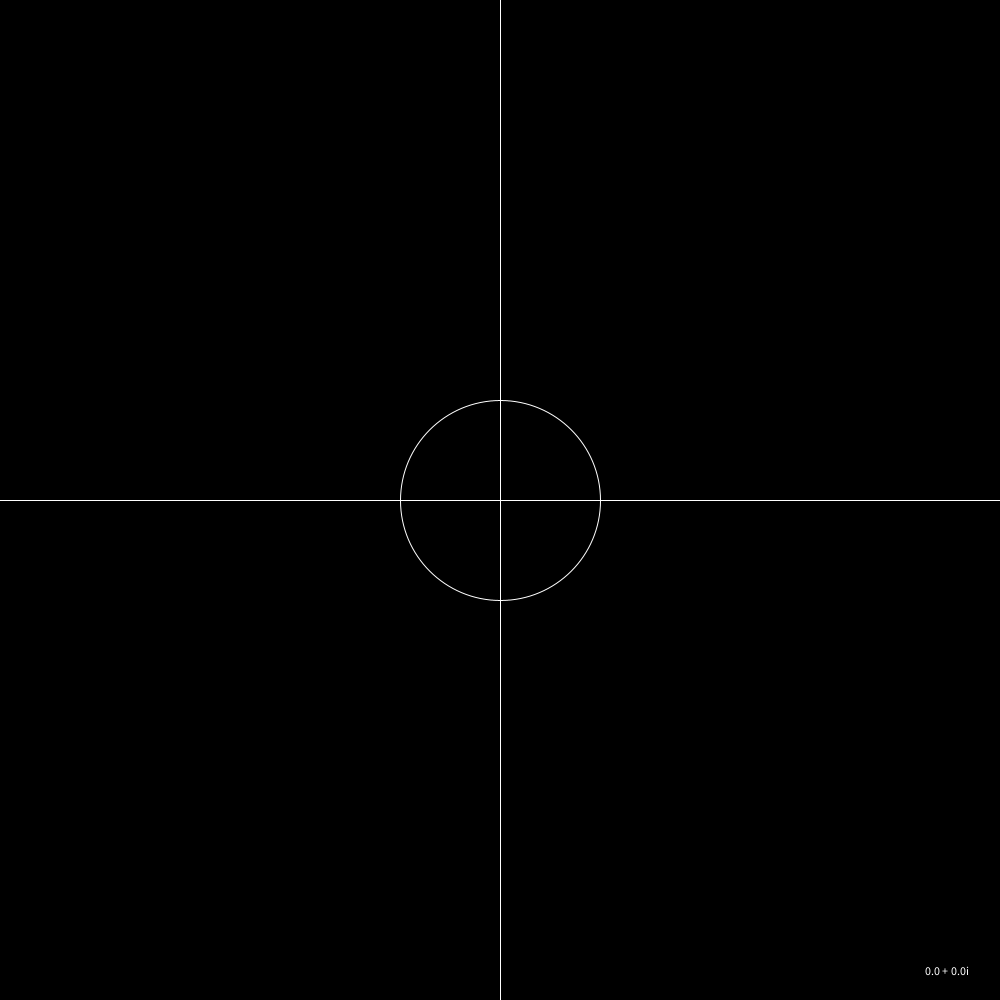
Frame 1 (no input)
Frame 60 (the mouse pressed at the canvas centre just before this capture): identical to frame 1, image omitted
Frame 120 (the mouse held since frame 60 and released just before this capture): identical to frame 1, image omitted

The Processing sketch that drew this single still picture (run headless with seeded random() and noise(); from frame 60 on, the mouse is pressed at the canvas centre):

// Processing sketch: Mandelbrot
// ── Mandelbrot.pde
PVector startingPoint;
PVector complexStart;
ArrayList<PVector> drawPoints; // in complex form

int linesNum;
int drawIndex;

void setup() {
    size(1000, 1000);

    // data members
    startingPoint = new PVector(0, 0);
    complexStart = new PVector(0, 0);
    drawPoints = new ArrayList<>();
    linesNum = 30;
    drawIndex = 0;
}

void draw() {
    // set up axes
    background(0);
    translate(width / 2, height / 2); // center axes
    stroke(255);
    line(0, height, 0, -height); // y-axis
    line(width, 0, -width, 0); // x-axis
    
    // println(startingPoint.x, startingPoint.y);
    // println(complexStart.x + " + " + complexStart.y + "i");
    // println(drawPoints);
    println(drawPoints.size());
    
    noFill();
    circle(0, 0, 200);
    // draw line from startingPoint to squared result in complex plane
    text(String.format(complexStart.x + " + " + complexStart.y + "i"), 425, 475);
    drawLines(drawPoints);
}

void mousePressed() {
    // input point from where you click
    drawPoints = new ArrayList<>();
    startingPoint = new PVector(mouseX - 500, -(mouseY - 500));   
    complexStart = mapAxesToComplex(startingPoint);
    
    drawPoints.add(complexStart);
    
    drawIndex = 0;
    fillDrawList(complexStart);
}

public void fillDrawList(PVector start) {
    if (drawIndex >= linesNum) {
        return;
    } else {
        PVector nextPoint = complexMultiply(start, start);
        drawPoints.add(nextPoint);
        drawIndex++;
        fillDrawList(nextPoint);
    }
}

public PVector mapAxesToComplex(PVector p) {
    return new PVector(p.x / 100, p.y / 100);
}

public PVector mapComplexToAxes(PVector p) {
    return new PVector(p.x * 100, - p.y * 100);
}

public PVector complexMultiply(PVector p1, PVector p2) {
    float newX = (p1.x * p2.x) - (p1.y * p2.y);
    float newY = (p1.x * p2.y) + (p1.y * p2.x);
    return new PVector(newX, newY);
}

public void drawLines(ArrayList<PVector> list) {
    for (int i = 0; i < list.size() - 1; i++) {
        // convert the points to axes locations and draw lines
        PVector point1 = mapComplexToAxes(list.get(i));
        PVector point2 = mapComplexToAxes(list.get(i + 1));
        line(point1.x, point1.y,point2.x, point2.y);
    }
}
